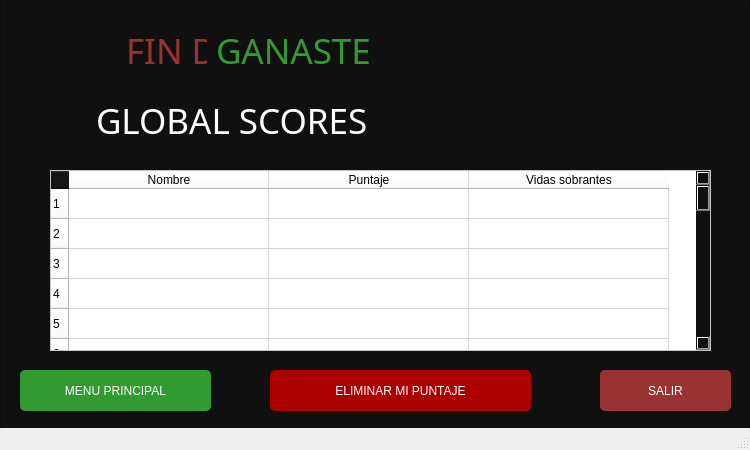
<?xml version="1.0" encoding="UTF-8"?>
<ui version="4.0">
 <class>EndGame</class>
 <widget class="QMainWindow" name="EndGame">
  <property name="geometry">
   <rect>
    <x>0</x>
    <y>0</y>
    <width>750</width>
    <height>450</height>
   </rect>
  </property>
  <property name="maximumSize">
   <size>
    <width>750</width>
    <height>450</height>
   </size>
  </property>
  <property name="windowTitle">
   <string>Burbuja Killer</string>
  </property>
  <widget class="QWidget" name="centralwidget">
   <widget class="QFrame" name="frame">
    <property name="geometry">
     <rect>
      <x>0</x>
      <y>0</y>
      <width>750</width>
      <height>450</height>
     </rect>
    </property>
    <property name="styleSheet">
     <string notr="true">background-color: #101010;</string>
    </property>
    <property name="frameShape">
     <enum>QFrame::StyledPanel</enum>
    </property>
    <property name="frameShadow">
     <enum>QFrame::Raised</enum>
    </property>
    <widget class="QLabel" name="titulo">
     <property name="enabled">
      <bool>true</bool>
     </property>
     <property name="geometry">
      <rect>
       <x>50</x>
       <y>80</y>
       <width>641</width>
       <height>81</height>
      </rect>
     </property>
     <property name="font">
      <font>
       <family>MV Boli</family>
       <pointsize>48</pointsize>
       <weight>50</weight>
       <italic>false</italic>
       <bold>false</bold>
      </font>
     </property>
     <property name="styleSheet">
      <string notr="true">text-align: center;
color: #ffffff;
margin: 0 auto;
font-size: 35px;
font-family: 'Droid Sans';
font: 48pt &quot;MV Boli&quot;;
</string>
     </property>
     <property name="text">
      <string>GLOBAL SCORES</string>
     </property>
    </widget>
    <widget class="QLabel" name="label_2">
     <property name="enabled">
      <bool>true</bool>
     </property>
     <property name="geometry">
      <rect>
       <x>80</x>
       <y>10</y>
       <width>561</width>
       <height>81</height>
      </rect>
     </property>
     <property name="font">
      <font>
       <family>MV Boli</family>
       <pointsize>48</pointsize>
       <weight>50</weight>
       <italic>false</italic>
       <bold>false</bold>
      </font>
     </property>
     <property name="styleSheet">
      <string notr="true">text-align: center;
color: #933;
margin: 0 auto;
font-size: 35px;
font-family: 'Droid Sans';
font: 48pt &quot;MV Boli&quot;;
</string>
     </property>
     <property name="text">
      <string>FIN DE JUEGO</string>
     </property>
    </widget>
    <widget class="QTableWidget" name="tabla">
     <property name="enabled">
      <bool>true</bool>
     </property>
     <property name="geometry">
      <rect>
       <x>50</x>
       <y>170</y>
       <width>661</width>
       <height>181</height>
      </rect>
     </property>
     <property name="palette">
      <palette>
       <active>
        <colorrole role="Button">
         <brush brushstyle="SolidPattern">
          <color alpha="255">
           <red>255</red>
           <green>255</green>
           <blue>255</blue>
          </color>
         </brush>
        </colorrole>
        <colorrole role="Base">
         <brush brushstyle="SolidPattern">
          <color alpha="255">
           <red>255</red>
           <green>255</green>
           <blue>255</blue>
          </color>
         </brush>
        </colorrole>
        <colorrole role="Window">
         <brush brushstyle="SolidPattern">
          <color alpha="255">
           <red>255</red>
           <green>255</green>
           <blue>255</blue>
          </color>
         </brush>
        </colorrole>
       </active>
       <inactive>
        <colorrole role="Button">
         <brush brushstyle="SolidPattern">
          <color alpha="255">
           <red>255</red>
           <green>255</green>
           <blue>255</blue>
          </color>
         </brush>
        </colorrole>
        <colorrole role="Base">
         <brush brushstyle="SolidPattern">
          <color alpha="255">
           <red>255</red>
           <green>255</green>
           <blue>255</blue>
          </color>
         </brush>
        </colorrole>
        <colorrole role="Window">
         <brush brushstyle="SolidPattern">
          <color alpha="255">
           <red>255</red>
           <green>255</green>
           <blue>255</blue>
          </color>
         </brush>
        </colorrole>
       </inactive>
       <disabled>
        <colorrole role="Button">
         <brush brushstyle="SolidPattern">
          <color alpha="255">
           <red>255</red>
           <green>255</green>
           <blue>255</blue>
          </color>
         </brush>
        </colorrole>
        <colorrole role="Base">
         <brush brushstyle="SolidPattern">
          <color alpha="255">
           <red>255</red>
           <green>255</green>
           <blue>255</blue>
          </color>
         </brush>
        </colorrole>
        <colorrole role="Window">
         <brush brushstyle="SolidPattern">
          <color alpha="255">
           <red>255</red>
           <green>255</green>
           <blue>255</blue>
          </color>
         </brush>
        </colorrole>
       </disabled>
      </palette>
     </property>
     <property name="font">
      <font>
       <family>MV Boli</family>
       <pointsize>14</pointsize>
       <weight>50</weight>
       <italic>false</italic>
       <bold>false</bold>
      </font>
     </property>
     <property name="styleSheet">
      <string notr="true">background-color: rgb(255, 255, 255);
font: 14pt &quot;MV Boli&quot;;
</string>
     </property>
     <property name="rowCount">
      <number>50</number>
     </property>
     <property name="columnCount">
      <number>3</number>
     </property>
     <attribute name="horizontalHeaderDefaultSectionSize">
      <number>200</number>
     </attribute>
     <attribute name="verticalHeaderCascadingSectionResizes">
      <bool>false</bool>
     </attribute>
     <row/>
     <row/>
     <row/>
     <row/>
     <row/>
     <row/>
     <row/>
     <row/>
     <row/>
     <row/>
     <row/>
     <row/>
     <row/>
     <row/>
     <row/>
     <row/>
     <row/>
     <row/>
     <row/>
     <row/>
     <row/>
     <row/>
     <row/>
     <row/>
     <row/>
     <row/>
     <row/>
     <row/>
     <row/>
     <row/>
     <row/>
     <row/>
     <row/>
     <row/>
     <row/>
     <row/>
     <row/>
     <row/>
     <row/>
     <row/>
     <row/>
     <row/>
     <row/>
     <row/>
     <row/>
     <row/>
     <row/>
     <row/>
     <row/>
     <row/>
     <column>
      <property name="text">
       <string>Nombre</string>
      </property>
      <property name="background">
       <color>
        <red>36</red>
        <green>134</green>
        <blue>134</blue>
       </color>
      </property>
     </column>
     <column>
      <property name="text">
       <string>Puntaje</string>
      </property>
     </column>
     <column>
      <property name="text">
       <string>Vidas sobrantes</string>
      </property>
     </column>
    </widget>
    <widget class="QPushButton" name="SALIR">
     <property name="geometry">
      <rect>
       <x>600</x>
       <y>370</y>
       <width>131</width>
       <height>41</height>
      </rect>
     </property>
     <property name="styleSheet">
      <string notr="true">Padding: 1px;
font: 16pt &quot;MV Boli&quot;;
Border-radius: 5px;
Background: #933;
Color: #fefefe;</string>
     </property>
     <property name="text">
      <string>SALIR</string>
     </property>
    </widget>
    <widget class="QPushButton" name="Eliminar">
     <property name="geometry">
      <rect>
       <x>270</x>
       <y>370</y>
       <width>261</width>
       <height>41</height>
      </rect>
     </property>
     <property name="styleSheet">
      <string notr="true">Padding: 1px;
font: 16pt &quot;MV Boli&quot;;
Border-radius: 5px;
Background: #aa0000;
Color: #fefefe;</string>
     </property>
     <property name="text">
      <string>ELIMINAR MI PUNTAJE</string>
     </property>
    </widget>
    <widget class="QLabel" name="label">
     <property name="enabled">
      <bool>true</bool>
     </property>
     <property name="geometry">
      <rect>
       <x>170</x>
       <y>10</y>
       <width>411</width>
       <height>81</height>
      </rect>
     </property>
     <property name="font">
      <font>
       <family>MV Boli</family>
       <pointsize>48</pointsize>
       <weight>50</weight>
       <italic>false</italic>
       <bold>false</bold>
      </font>
     </property>
     <property name="styleSheet">
      <string notr="true">text-align: center;
color: #393;
margin: 0 auto;
font-size: 35px;
font-family: 'Droid Sans';
font: 48pt &quot;MV Boli&quot;;
</string>
     </property>
     <property name="text">
      <string>GANASTE</string>
     </property>
    </widget>
    <widget class="QPushButton" name="Menu">
     <property name="geometry">
      <rect>
       <x>20</x>
       <y>370</y>
       <width>191</width>
       <height>41</height>
      </rect>
     </property>
     <property name="styleSheet">
      <string notr="true">Padding: 1px;
font: 16pt &quot;MV Boli&quot;;
Border-radius: 5px;
Background: #393;
Color: #fefefe;</string>
     </property>
     <property name="text">
      <string>MENU PRINCIPAL</string>
     </property>
    </widget>
   </widget>
  </widget>
  <widget class="QStatusBar" name="statusbar"/>
 </widget>
 <resources/>
 <connections/>
</ui>
